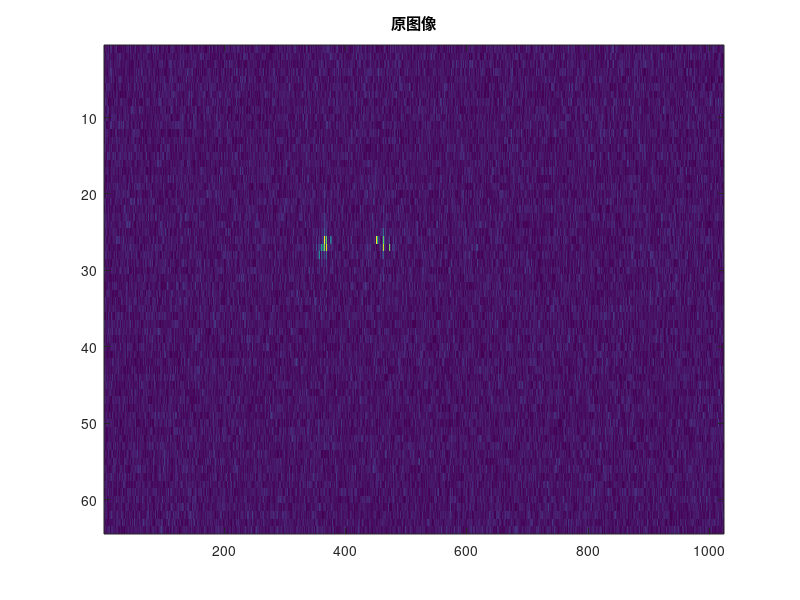
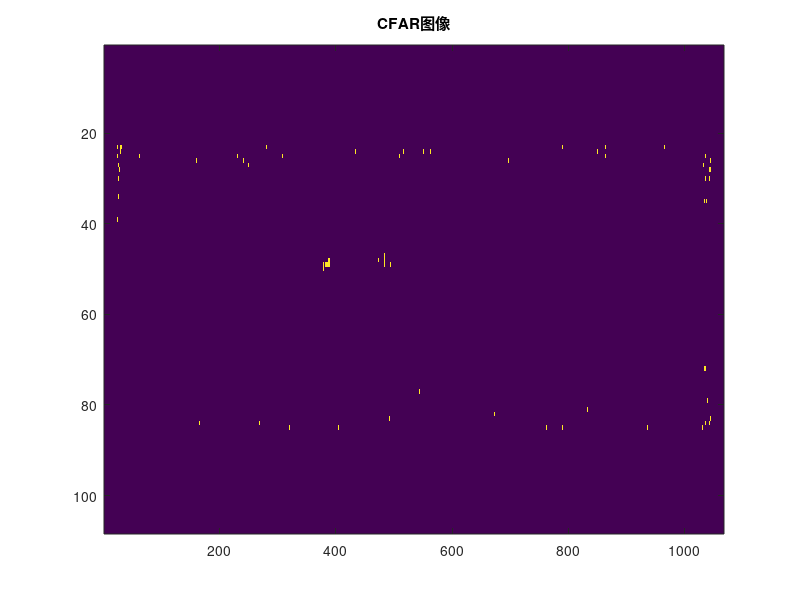

MATLAB code for these plots, in order:
clear all;
load('data_cube.mat'); 
cube1=data_cube(:,:,1);

figure(1);
imagesc(cube1);
title("原图像");

tr=12;%训练单元距离维
td=12;%方位维
gr=10;%保卫单元距离维
gd=10;%方位维
PFA=0.01;%虚警概率

[x,y]=size(cube1);
t=zeros(td+gd+x+td+gd,tr+gr+y+tr+gr);
t(1+td+gd:td+gd+x,1+tr+gr:tr+gr+y)=cube1;
xx=2*(td+gd)+1;
yy=2*(tr+gr)+1;
xxx=2*gd+1;
yyy=2*gr+1;
n=(xx*yy-xxx*yyy);
out=zeros(td+gd+x+td+gd,tr+gr+y+tr+gr);

tic;
for i=1:x-1
    kuai=t(i:xx+i-1,1:yy);
    sum1=sum(sum(kuai));
    sum2=sum(sum(kuai(td+gd:td+xxx,tr+gr:tr+yyy)));
    for j=1:y-1
        aver_t=(sum1-sum2)/n;
        alpha=n*(PFA^(-1/n)-1);
        yu=alpha*aver_t;
        %判别
        if t(td+gd+i,tr+gr+j)>=yu
            out(td+gd+i,tr+gr+j)=1;
        else
            out(td+gd+i,tr+gr+j)=0;
        end
        sum1=sum1+sum(t(i:xx+i-1,yy+j))-sum(t(i:xx+i-1,j));
        sum2=sum2+sum(t(i+td:xxx+i+td-1,yyy+tr+j))-sum(t(i+td:xxx+i+td-1,tr+j));
    end
end
toc;

figure(2);
imagesc(out);
title("CFAR图像");

fprintf("tr=%d;td=%d;gr=%d;gd=%d;\n",tr,td,gr,gd);

